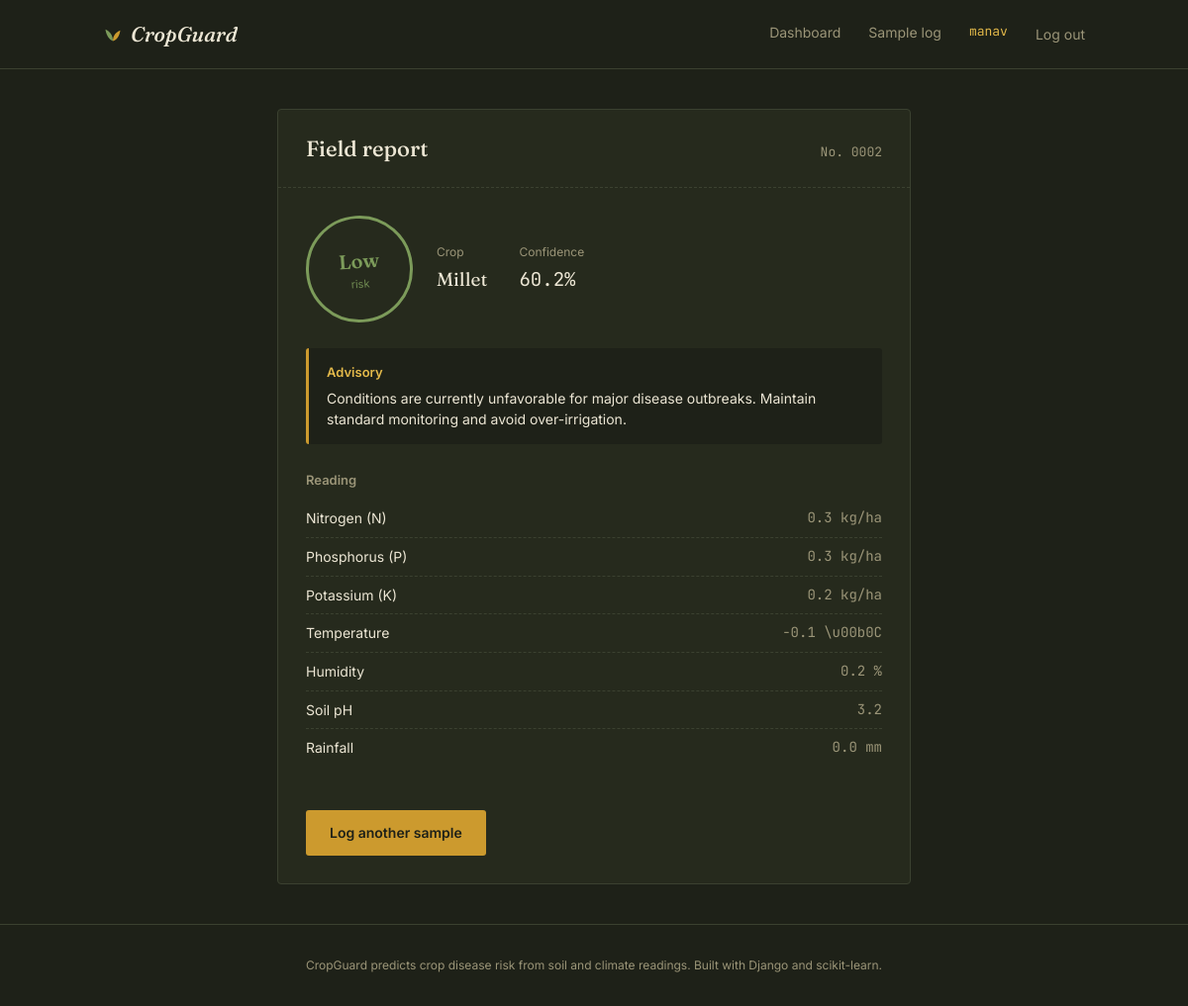
Screenshot of /result/ (signed in) with the database file from the repository.
### predictor/models.py (models this page shows, shortened)
class PredictionRecord(models.Model):
    RISK_CHOICES = [
        ("Low", "Low"),
        ("Medium", "Medium"),
        ("High", "High"),
    ]
    user = models.ForeignKey(
        settings.AUTH_USER_MODEL,   # Points to Django's user model (auth.User)
        on_delete=models.CASCADE,   # Cascade delete: user deletion removes their predictions
        related_name="predictions", # user.predictions returns all PredictionRecords for that user
    )
    nitrogen = models.FloatField()      # Nitrogen level in kg/ha
    phosphorus = models.FloatField()    # Phosphorus level in kg/ha
    potassium = models.FloatField()     # Potassium level in kg/ha
    temperature = models.FloatField()   # Air temperature in °C
    humidity = models.FloatField()      # Relative humidity in %
    ph = models.FloatField()            # Soil pH level (0-14 scale)
    rainfall = models.FloatField()      # Rainfall in mm
    selected_crop = models.CharField(max_length=50, blank=True, null=True)
    recommended_crop = models.CharField(max_length=50, blank=True, null=True)
    disease_risk = models.CharField(max_length=10, choices=RISK_CHOICES)
    risk_confidence = models.FloatField(help_text="Model's confidence (0-1) in the predicted risk class")
    created_at = models.DateTimeField(auto_now_add=True)
    class Meta:
        ordering = ["-created_at"]

### predictor/views.py (the view)
# urls.py: path("result/", views.result, name="result"),
@login_required
def result(request):
    record_id = request.session.get("last_result_id")
    if not record_id:
        return redirect("dashboard")
    try:
        record = PredictionRecord.objects.get(id=record_id, user=request.user)
    except PredictionRecord.DoesNotExist:
        return redirect("dashboard")
    from .ml.predict import RISK_ADVICE
    advice = RISK_ADVICE.get(record.disease_risk, "")
    return render(request, "predictor/result.html", {"record": record, "advice": advice})

### predictor/templates/predictor/result.html (shortened to what this page needs)
{% extends "predictor/base.html" %}
{% block content %}
<div class="slip">
    <div class="slip-head">
        <h2>Field report</h2>
        <span class="slip-number">No. {{ record.id|stringformat:"04d" }}</span>
    </div>
    <div class="slip-body">
        <div class="stamp-row">
            <div class="stamp stamp--{{ record.disease_risk|lower }}">
                <span class="stamp-label">{{ record.disease_risk }}</span>
                <span class="stamp-sub">risk</span>
            </div>
            <div class="stamp-meta">
                <div class="meta-item">
                    <span class="meta-label">Crop</span>
                    <span class="meta-value">{{ record.recommended_crop|default:record.selected_crop|title }}</span>
                </div>
                <div class="meta-item">
                    <span class="meta-label">Confidence</span>
                    <span class="meta-value mono">{{ record.risk_confidence }}%</span>
                </div>
            </div>
        </div>
        <div class="advisory">
            <h3>Advisory</h3>
            <p>{{ advice }}</p>
        </div>
        <div class="reading">
            <h3>Reading</h3>
            <div class="reading-grid">
                <div class="reading-item"><span>Nitrogen (N)</span><span class="mono">{{ record.nitrogen }} kg/ha</span></div>
                <div class="reading-item"><span>Phosphorus (P)</span><span class="mono">{{ record.phosphorus }} kg/ha</span></div>
                <div class="reading-item"><span>Potassium (K)</span><span class="mono">{{ record.potassium }} kg/ha</span></div>
                <div class="reading-item"><span>Temperature</span><span class="mono">{{ record.temperature }} \u00b0C</span></div>
                <div class="reading-item"><span>Humidity</span><span class="mono">{{ record.humidity }} %</span></div>
                <div class="reading-item"><span>Soil pH</span><span class="mono">{{ record.ph }}</span></div>
                <div class="reading-item"><span>Rainfall</span><span class="mono">{{ record.rainfall }} mm</span></div>
            </div>
        </div>
        <a href="{% url 'dashboard' %}" class="btn-primary">Log another sample</a>
    </div>
</div>
{% endblock %}

### predictor/templates/predictor/base.html (shortened to what this page needs)
{% load static %}
<!DOCTYPE html>
<html lang="en">
<head>
    <link rel="stylesheet" href="{% static 'css/style.css' %}">
</head>
<body>
    <nav class="navbar">
        <div class="nav-inner">
            <a href="{% url 'dashboard' %}" class="brand">
                <svg class="brand-mark" width="20" height="20" viewBox="0 0 24 24" fill="none" aria-hidden="true">
                    <path d="M12 21c0-6.5 3.5-11 9-13-1 7-4.5 11.5-9 13Z" fill="var(--gold)"/>
                    <path d="M12 21c0-7-3.8-12-9-14 1 7.5 4.8 12.5 9 14Z" fill="var(--leaf)"/>
                </svg>
                <span class="brand-word">CropGuard</span>
            </a>
            <div class="nav-links">
                {% if user.is_authenticated %}
                    <a href="{% url 'dashboard' %}">Dashboard</a>
                    <a href="{% url 'history' %}">Sample log</a>
                    <span class="nav-user">{{ user.username }}</span>
                    <form method="post" action="{% url 'logout' %}">
                        <button type="submit" class="nav-logout">Log out</button>
                    </form>
                {% else %}
                    <a href="{% url 'login' %}">Log in</a>
                    <a href="{% url 'register' %}">Sign up</a>
                {% endif %}
            </div>
        </div>
    </nav>
    <main class="container" id="main">
        {% block content %}{% endblock %}
    </main>
    <footer class="footer">
        <p>CropGuard predicts crop disease risk from soil and climate readings. Built with Django and scikit-learn.</p>
    </footer>
</body>
</html>

### static/css/style.css (style rules this page uses)
:root { --bg: #1E2118; --panel: #262A1D; --panel-line: #3B4130; --ink: #ECE6D4; --ink-dim: #9B9578; --gold: #CC9A2E; --gold-bright: #E3B94A; --leaf: #7C9B5A; --leaf-bg: #24301F; --amber: #C98A2E; --amber-bg: #332A19; --clay: #C15A3E; --clay-bg: #35211B; --font-display: "Fraunces", Georgia, serif; --font-mono: "JetBrains Mono", ui-monospace, Menlo, monospace; --font-body: "Inter", -apple-system, BlinkMacSystemFont, sans-serif; }
* { box-sizing: border-box; margin: 0; padding: 0; }
body { font-family: var(--font-body); background: var(--bg); color: var(--ink); line-height: 1.55; }
a { color: inherit; }
.navbar { border-bottom: 1px solid var(--panel-line); padding: 18px 0; }
.nav-inner { max-width: 1040px; margin: 0 auto; display: flex; justify-content: space-between; align-items: center; padding: 0 24px; }
.brand { display: flex; align-items: center; gap: 8px; text-decoration: none; }
.brand-word { font-family: var(--font-display); font-style: italic; font-weight: 500; font-size: 21px; color: var(--ink); }
.nav-links { display: flex; gap: 28px; }
.nav-links a { color: var(--ink-dim); text-decoration: none; font-size: 14px; }
.nav-user { color: var(--gold-bright); font-family: var(--font-mono); font-size: 13px; }
.nav-links form { display: inline; }
.nav-logout { background: none; border: none; color: var(--ink-dim); font-family: inherit; font-size: 14px; cursor: pointer; padding: 0; }
.container { max-width: 1040px; margin: 0 auto; padding: 40px 24px 20px; }
.btn-primary { display: inline-block; margin-top: 20px; background: var(--gold); color: #1E2118; border: none; padding: 12px 24px; border-radius: 3px; font-family: var(--font-body); font-size: 14px; font-weight: 600; cursor: pointer; text-decoration: none; }
.slip { max-width: 640px; margin: 0 auto; background: var(--panel); border: 1px solid var(--panel-line); border-radius: 4px; overflow: hidden; }
.slip-head { display: flex; justify-content: space-between; align-items: baseline; padding: 22px 28px; border-bottom: 1px dashed var(--panel-line); }
.slip-head h2 { font-family: var(--font-display); font-weight: 500; font-size: 22px; }
.slip-number { font-family: var(--font-mono); font-size: 13px; color: var(--ink-dim); }
.slip-body { padding: 28px; }
.stamp-row { display: flex; align-items: center; gap: 24px; margin-bottom: 26px; flex-wrap: wrap; }
.stamp { display: flex; flex-direction: column; align-items: center; justify-content: center; width: 108px; height: 108px; border-radius: 50%; border: 3px solid var(--leaf); color: var(--leaf); transform: rotate(-4deg); animation: stamp-settle 320ms ease-out; flex-shrink: 0; }
.stamp--low { border-color: var(--leaf); color: var(--leaf); }
.stamp-label { font-family: var(--font-display); font-size: 20px; font-weight: 600; }
.stamp-sub { font-size: 11px; color: inherit; opacity: 0.85; }
.stamp-meta { display: flex; gap: 32px; }
.meta-item { display: flex; flex-direction: column; gap: 4px; }
.meta-label { font-size: 12px; color: var(--ink-dim); }
.meta-value { font-family: var(--font-display); font-size: 19px; }
.meta-value.mono { font-family: var(--font-mono); }
.advisory { background: var(--bg); border-left: 3px solid var(--gold); padding: 14px 18px; border-radius: 3px; margin-bottom: 26px; }
.advisory h3 { font-size: 13px; margin-bottom: 6px; color: var(--gold-bright); font-weight: 600; }
.advisory p { font-size: 14px; color: var(--ink); }
.reading h3 { font-size: 13px; margin-bottom: 10px; color: var(--ink-dim); font-weight: 600; }
.reading-grid { display: flex; flex-direction: column; margin-bottom: 24px; }
.reading-item { display: flex; justify-content: space-between; padding: 8px 0; border-bottom: 1px dashed var(--panel-line); font-size: 14px; }
.reading-item:last-child { border-bottom: none; }
.reading-item .mono { color: var(--ink-dim); }
.mono { font-family: var(--font-mono); }
.footer { text-align: center; padding: 32px 24px; color: var(--ink-dim); font-size: 12px; border-top: 1px solid var(--panel-line); margin-top: 20px; }

### rows the page displays
PredictionRecord: id "0002", disease_risk "Low", recommended_crop "Millet", risk_confidence "60.2", nitrogen "0.3", phosphorus "0.3", potassium "0.2", temperature "-0.1", humidity "0.2", ph "3.2", rainfall "0.0"

### other values shown
{{ user.username }} "manav"
{{ advice }} "Conditions are currently unfavorable for major disease outbreaks. Maintain standard monitoring and avoid over-irrigation."
